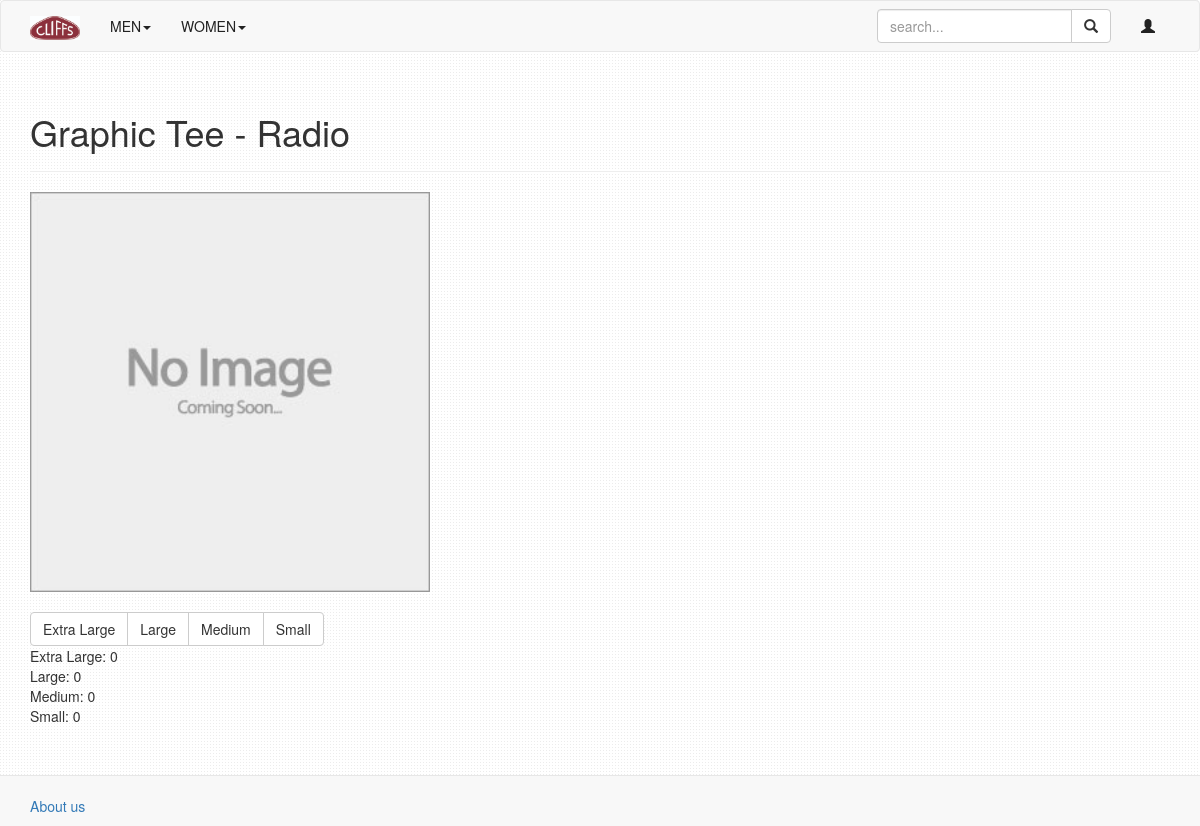
Page /7/ on the committed database.
### catalog/models.py (models this page shows, shortened)
class Product(models.Model):
    category = models.ForeignKey(Category, on_delete=models.CASCADE)
    name = models.CharField(max_length=30)
    price = models.DecimalField(max_digits=6, decimal_places=2, default=0.00)
    image = models.CharField(max_length=1000, default="/static/catalog/images/Placeholder.jpg")
    stockXL = models.IntegerField(default=0)
    stockL = models.IntegerField(default=0)
    stockM = models.IntegerField(default=0)
    stockS = models.IntegerField(default=0)

### catalog/views.py (the view)
# urls.py: url(r'^(?P<p_id>[0-9]+)/$', views.product, name='prod'),
def product(request, p_id):
    try:
        product = Product.objects.get(id=p_id)
    except Product.DoesNotExist:
        raise Http404("Product is not in our system!")
    context = {'product': product}
    context.update(cat_context)
    return render(request, 'catalog/product_info.html', context)

### catalog/templates/catalog/product_info.html (shortened to what this page needs)
{% extends 'catalog/base.html'%}
{% block body %}
    <div class="container">
        <div class="page-header">
            <h1>{{product.name}}</h1>
        </div>
        <img src={{product.image}} style="width: 400px; height: 400px;">
        <br><br>
        <div class="btn-group" role="group" aria-label="...">
            <button type="button" class="btn btn-default">Extra Large</button>
            <button type="button" class="btn btn-default">Large</button>
            <button type="button" class="btn btn-default">Medium</button>
            <button type="button" class="btn btn-default">Small</button>
        </div>
        <br>
        Extra Large: {{product.stockXL}}<br>
        Large: {{product.stockL}}<br>
        Medium: {{product.stockM}}<br>
        Small: {{product.stockS}}<br>
    </div>
{% endblock %}

### catalog/static/catalog/style.css (style rules this page uses)
img { max-width: 100%; height: auto; width: auto; }
body { background-image: url('/static/catalog/images/subtle_dots.png'); background-repeat: repeat-y repeat-x; padding-bottom: 100px; }

### rows in the picture
Product: name "Graphic Tee - Radio", image (placeholder picture), stockXL "0", stockL "0", stockM "0", stockS "0"
